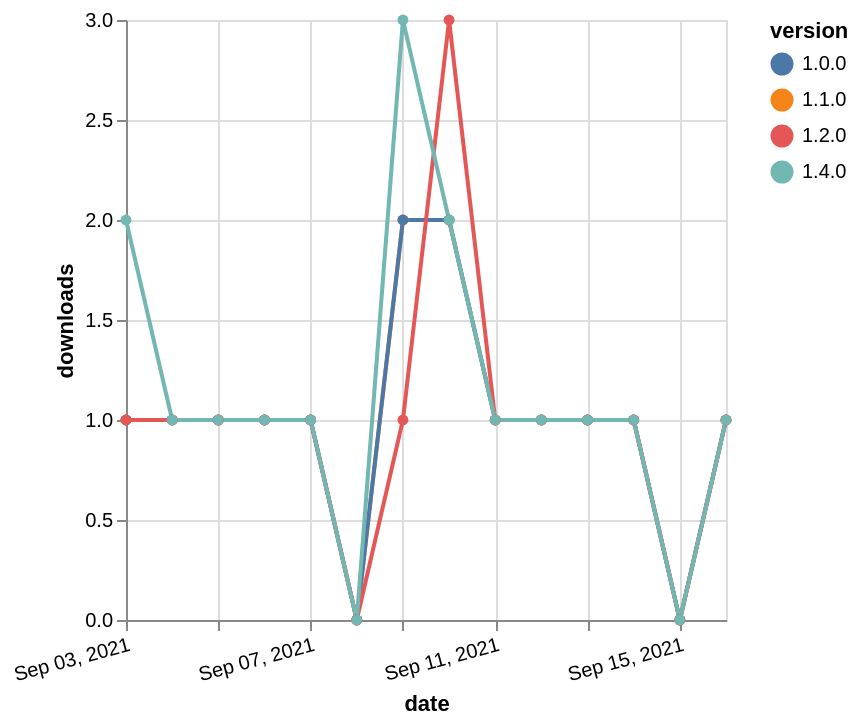

Describe this chart as a Vega-Lite specification.
### Vega-Lite specification from a JSON file in a GitHub repository (floating-point values rounded to 4 significant figures)
{"$schema": "https://vega.github.io/schema/vega-lite/v5.json", "description": "A simple bar chart with embedded data.", "data": {"values": [{"date": "2021-09-03", "total": 136, "delta": 1, "version": "1.1.0"}, {"date": "2021-09-04", "total": 137, "delta": 1, "version": "1.1.0"}, {"date": "2021-09-05", "total": 138, "delta": 1, "version": "1.1.0"}, {"date": "2021-09-06", "total": 139, "delta": 1, "version": "1.1.0"}, {"date": "2021-09-07", "total": 140, "delta": 1, "version": "1.1.0"}, {"date": "2021-09-08", "total": 140, "delta": 0, "version": "1.1.0"}, {"date": "2021-09-09", "total": 142, "delta": 2, "version": "1.1.0"}, {"date": "2021-09-10", "total": 144, "delta": 2, "version": "1.1.0"}, {"date": "2021-09-11", "total": 145, "delta": 1, "version": "1.1.0"}, {"date": "2021-09-12", "total": 146, "delta": 1, "version": "1.1.0"}, {"date": "2021-09-13", "total": 147, "delta": 1, "version": "1.1.0"}, {"date": "2021-09-14", "total": 148, "delta": 1, "version": "1.1.0"}, {"date": "2021-09-15", "total": 148, "delta": 0, "version": "1.1.0"}, {"date": "2021-09-16", "total": 149, "delta": 1, "version": "1.1.0"}, {"date": "2021-09-03", "total": 144, "delta": 1, "version": "1.0.0"}, {"date": "2021-09-04", "total": 145, "delta": 1, "version": "1.0.0"}, {"date": "2021-09-05", "total": 146, "delta": 1, "version": "1.0.0"}, {"date": "2021-09-06", "total": 147, "delta": 1, "version": "1.0.0"}, {"date": "2021-09-07", "total": 148, "delta": 1, "version": "1.0.0"}, {"date": "2021-09-08", "total": 148, "delta": 0, "version": "1.0.0"}, {"date": "2021-09-09", "total": 150, "delta": 2, "version": "1.0.0"}, {"date": "2021-09-10", "total": 152, "delta": 2, "version": "1.0.0"}, {"date": "2021-09-11", "total": 153, "delta": 1, "version": "1.0.0"}, {"date": "2021-09-12", "total": 154, "delta": 1, "version": "1.0.0"}, {"date": "2021-09-13", "total": 155, "delta": 1, "version": "1.0.0"}, {"date": "2021-09-14", "total": 156, "delta": 1, "version": "1.0.0"}, {"date": "2021-09-15", "total": 156, "delta": 0, "version": "1.0.0"}, {"date": "2021-09-16", "total": 157, "delta": 1, "version": "1.0.0"}, {"date": "2021-09-03", "total": 171, "delta": 1, "version": "1.2.0"}, {"date": "2021-09-04", "total": 172, "delta": 1, "version": "1.2.0"}, {"date": "2021-09-05", "total": 173, "delta": 1, "version": "1.2.0"}, {"date": "2021-09-06", "total": 174, "delta": 1, "version": "1.2.0"}, {"date": "2021-09-07", "total": 175, "delta": 1, "version": "1.2.0"}, {"date": "2021-09-08", "total": 175, "delta": 0, "version": "1.2.0"}, {"date": "2021-09-09", "total": 176, "delta": 1, "version": "1.2.0"}, {"date": "2021-09-10", "total": 179, "delta": 3, "version": "1.2.0"}, {"date": "2021-09-11", "total": 180, "delta": 1, "version": "1.2.0"}, {"date": "2021-09-12", "total": 181, "delta": 1, "version": "1.2.0"}, {"date": "2021-09-13", "total": 182, "delta": 1, "version": "1.2.0"}, {"date": "2021-09-14", "total": 183, "delta": 1, "version": "1.2.0"}, {"date": "2021-09-15", "total": 183, "delta": 0, "version": "1.2.0"}, {"date": "2021-09-16", "total": 184, "delta": 1, "version": "1.2.0"}, {"date": "2021-09-03", "total": 114, "delta": 2, "version": "1.4.0"}, {"date": "2021-09-04", "total": 115, "delta": 1, "version": "1.4.0"}, {"date": "2021-09-05", "total": 116, "delta": 1, "version": "1.4.0"}, {"date": "2021-09-06", "total": 117, "delta": 1, "version": "1.4.0"}, {"date": "2021-09-07", "total": 118, "delta": 1, "version": "1.4.0"}, {"date": "2021-09-08", "total": 118, "delta": 0, "version": "1.4.0"}, {"date": "2021-09-09", "total": 121, "delta": 3, "version": "1.4.0"}, {"date": "2021-09-10", "total": 123, "delta": 2, "version": "1.4.0"}, {"date": "2021-09-11", "total": 124, "delta": 1, "version": "1.4.0"}, {"date": "2021-09-12", "total": 125, "delta": 1, "version": "1.4.0"}, {"date": "2021-09-13", "total": 126, "delta": 1, "version": "1.4.0"}, {"date": "2021-09-14", "total": 127, "delta": 1, "version": "1.4.0"}, {"date": "2021-09-15", "total": 127, "delta": 0, "version": "1.4.0"}, {"date": "2021-09-16", "total": 128, "delta": 1, "version": "1.4.0"}]}, "width": "container", "mark": {"type": "line", "point": {"filled": true}}, "encoding": {"x": {"field": "date", "type": "temporal", "timeUnit": "yearmonthdate", "title": "date", "axis": {"labelAngle": -15}}, "y": {"field": "delta", "type": "quantitative", "title": "downloads"}, "color": {"field": "version", "type": "nominal"}, "tooltip": {"field": "delta"}}}
